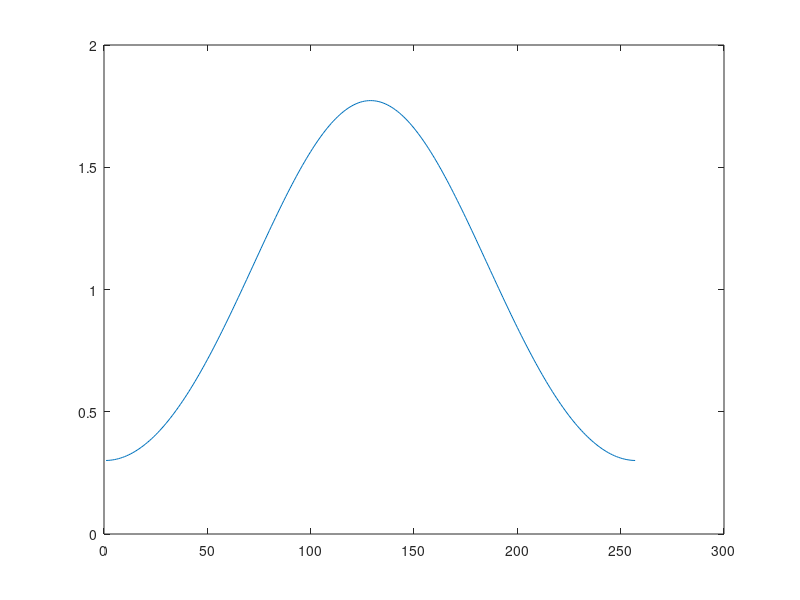

Source code (MATLAB): (Note: this script raises an error after producing the figure.)


xnf = exp(-single(-128:128).^2);
xkf = fft(xnf);

plot(fftshift(abs(xkf)));
hold on

signess = 1; % con signo
w_len = 16; % word length
f_len = 3; % fraction length
xnp = fi(xnf, 1, 16, 5);
xkp = fft(single(xnp));
%figure;
plot(fftshift(abs(xkp)));

